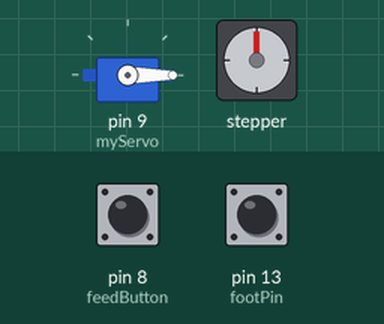
Simulated run of this sketch. Board: Arduino Uno, built with avr-gcc and run on an emulated ATmega328P. Parts: servo, stepper motor. The inputs (shaded band) are chosen by the test bench; at power-on: pin 13 (footPin) HIGH, pin 8 (feedButton) HIGH. Stepper angles assume 200 steps per turn.

Above: at 2.2 s.
2.3 s: pin 13 (footPin) pulled LOW for 0.15 s
At 2.9 s:
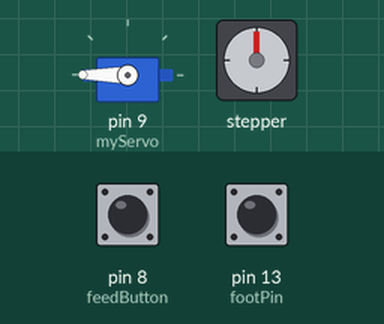
5.4 s: pin 8 (feedButton) pulled LOW for 0.15 s
At 6.7 s:
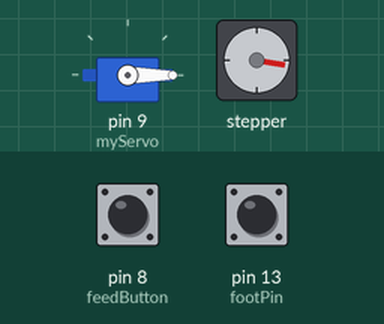
7.0 s: pin 13 (footPin) pulled LOW for 1 s
At 9.9 s:
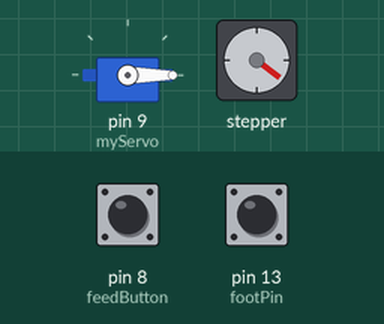
10.0 s: pin 8 (feedButton) pulled LOW for 1 s
At 11.4 s:
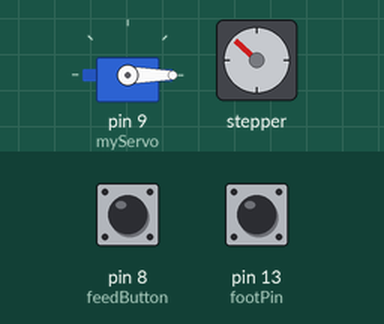
12.5 s: pin 13 (footPin) pulled LOW for 0.15 s
At 13.1 s:
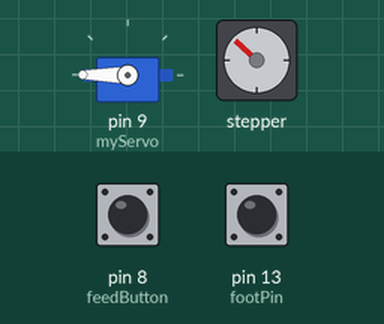
15.5 s: pin 13 (footPin) pulled LOW for 3.2 s
At 16.0 s:
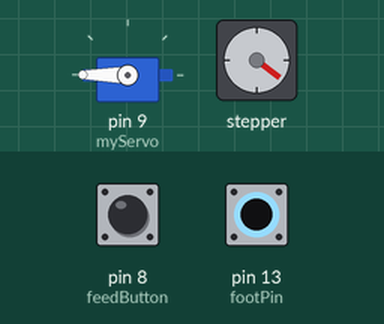
Timing chart, 0 to 21.2 s (numbered marks = the images above; inputs shaded):
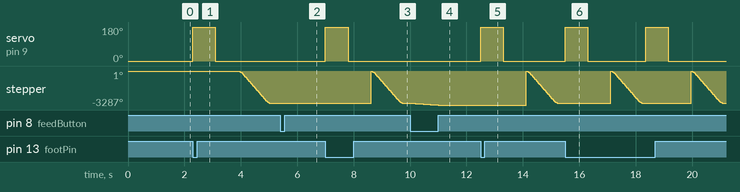

Measured:
- after the input at 2.3 s, servo on pin 9 (myServo): 0° → 180° at once, → 0° 0.80 s later; stepper: keeps turning counter-clockwise at about 2764°/s, starting after 1.6 s
- after the input at 5.4 s, stepper: turns 27° counter-clockwise in 0.12 s, starting at once
- after the input at 7.0 s, servo on pin 9 (myServo): 0° → 180° at once, → 0° 0.80 s later; stepper: turns 3127° clockwise in 0.00 s, then 3100° counter-clockwise in 1.1 s
- after the input at 10.0 s, stepper: turns 174° counter-clockwise in 0.96 s, starting at once
- after the input at 12.5 s, servo on pin 9 (myServo): 0° → 180° at once, → 0° 0.80 s later; stepper: turns 3274° clockwise in 0.00 s, then 3100° counter-clockwise in 1.1 s
- after the input at 15.5 s, servo on pin 9 (myServo): alternates 180° for 0.80 s and 0° for 2.0 s, starting at once; stepper: turns 3100° clockwise in 0.00 s, then 3100° counter-clockwise in 1.1 s, then 3100° clockwise in 0.00 s, then 3100° counter-clockwise in 1.1 s

The sketch:

Cutstruder_V2.ino
```cpp
#include <AccelStepper.h>
#include <Servo.h>

const double steps_per_in = -800 / 6;

const int footPin = 13;
const int feedButton = 8;

AccelStepper stepper(1, 2, 3); // Defaults to AccelStepper::FULL4WIRE (4 pins) on 2, 3, 4, 5
Servo myServo;

void setup()
{
   pinMode(footPin, INPUT_PULLUP);
   pinMode(feedButton, INPUT_PULLUP);
   stepper.setMaxSpeed(2500); //<=============== edit the maximum feed rate here
   stepper.setAcceleration(15000); //<============== edit the maximum acceleration here
   myServo.attach(9);
   myServo.write(0);
   delay(1000);
}

void loop()
{

   if(digitalRead(footPin) == LOW)
   {
     cut();
     feed_length(13); //<=================== edit the length of the strips here
     delay(100);
   }

   if(digitalRead(feedButton) == LOW)
   {
     stepper.setSpeed(-100);
     while(digitalRead(feedButton) == LOW)
     {
        stepper.runSpeed();
     }
     delay(100);
   }
}

void cut()
{
  myServo.write(180);
  delay(800); //<=========================== edit the servo delay time here
  myServo.write(0);
  delay(800); //<========================== and here too. The bad programming practice velociraptor is coming for me.
}

void feed_length(double length_in)
{
  stepper.setCurrentPosition(0);
  stepper.runToNewPosition(length_in * steps_per_in);
}
```
